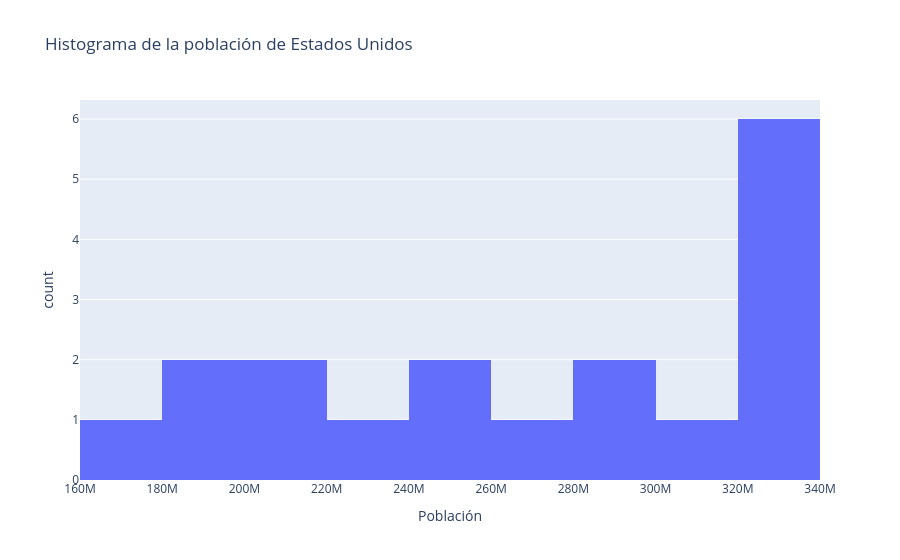

This figure's notebook cell:
### Markdown cell above
# 5. Interactive histogram

### Code cell
# Convirtiendo la Serie en DataFrame
df_us = df_pivot[['United States']].reset_index()

# Creando histograma
fig = px.histogram(
    df_us,
    x='United States',
    nbins=10,  # se puede ajustar la cantidad de bins
    title='Histograma de la población de Estados Unidos',
    labels={'United States': 'Población'}
)

fig.show()

### Figure 1 — Plotly figure (JSON) as saved in the notebook; plotly's stock layout.template omitted (floating-point values rounded to 4 significant figures)
{"data": [{"bingroup": "x", "hovertemplate": "Población=%{x}<br>count=%{y}<extra></extra>", "legendgroup": "", "marker": {"color": "#636efa", "pattern": {"shape": ""}}, "name": "", "nbinsx": 10, "orientation": "v", "showlegend": false, "type": "histogram", "x": [171700000.0, 186700000.0, 199700000.0, 209500000.0, 219100000.0, 229500000.0, 240500000.0, 252100000.0, 265200000.0, 281700000.0, 295000000.0, 309000000.0, 320900000.0, 323000000.0, 325100000.0, 327100000.0, 329100000.0, 331000000.0], "xaxis": "x", "yaxis": "y"}], "layout": {"barmode": "relative", "legend": {"tracegroupgap": 0}, "title": {"text": "Histograma de la población de Estados Unidos"}, "xaxis": {"anchor": "y", "domain": [0, 1], "title": {"text": "Población"}}, "yaxis": {"anchor": "x", "domain": [0, 1], "title": {"text": "count"}}}}
